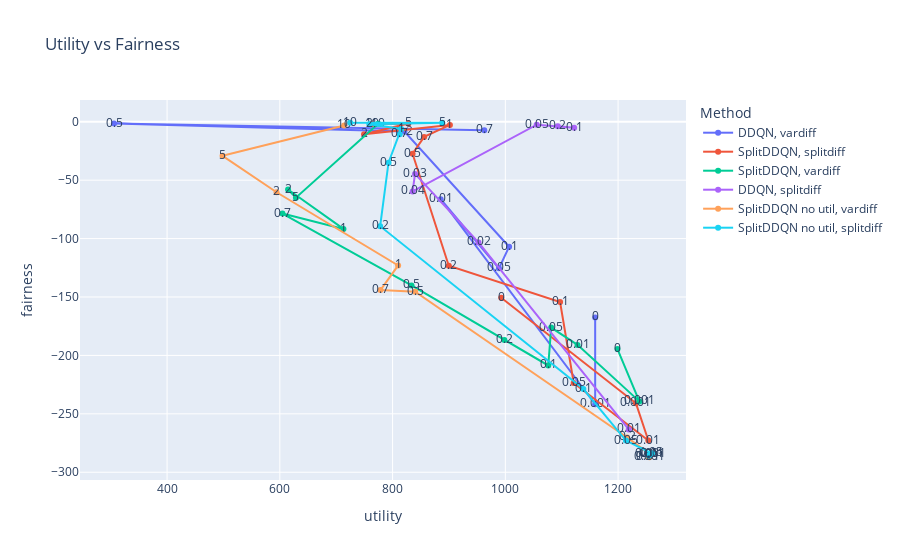
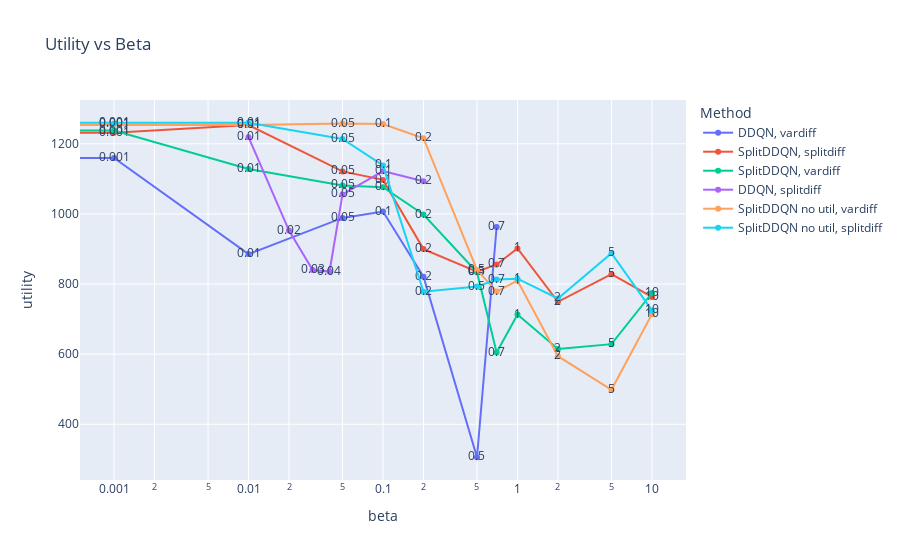

The code cell stored with these charts, in order, in its notebook:
### Markdown cell above
# Base models 5000

### Code cell
# matthew/Results/Base/DDQN_variance_diff_both_5000m_50.csv
results = pd.read_csv("matthew/Results/Base/DDQN_variance_diff_both_5000m_50.csv")
results['Method'] = "DDQN, vardiff"
#matthew/Results/Base/DDQN_split_diff_both_5000m_50.csv
results1 = pd.read_csv("matthew/Results/Base/DDQN_split_diff_both_5000m_50.csv")
results1['Method'] = "DDQN, splitdiff"
#matthew/Results/Base/SplitDDQN_split_diff_both_5000m_50.csv
results2 = pd.read_csv("matthew/Results/Base/SplitDDQN_split_diff_both_5000m_50.csv")
results2['Method'] = "SplitDDQN, splitdiff"
#matthew/Results/Base/SplitDDQN_variance_diff_both_5000m_50.csv
results3 = pd.read_csv("matthew/Results/Base/SplitDDQN_variance_diff_both_5000m_50.csv")
results3['Method'] = "SplitDDQN, vardiff"
#matthew/Results/Base/SplitDDQN_variance_diff_5000m_50.csv
results4 = pd.read_csv("matthew/Results/Base/SplitDDQN_variance_diff_5000m_50.csv")
results4['Method'] = "SplitDDQN no util, vardiff"
#matthew/Results/Base/SplitDDQN_split_diff_5000m_50.csv
results5 = pd.read_csv("matthew/Results/Base/SplitDDQN_split_diff_5000m_50.csv")
results5['Method'] = "SplitDDQN no util, splitdiff"
#Combine
results = pd.concat([results, results2, results3, results1, results4, results5], ignore_index=True)
results['base_beta'] = results['base_beta'].round(6)
results['beta'] = results['beta'].round(6)
#plot utility vs fairness
fig = px.line(results, x="utility", y="fairness", color='Method', title="Utility vs Fairness", text='beta')
fig.show()

#plot utility vs beta(log scale)
fig = px.line(results, x="beta", y="utility", color='Method', title="Utility vs Beta", text='base_beta', log_x=True)
fig.show()

#plot fairness vs beta(log scale)
fig = px.line(results, x="beta", y="fairness", color='Method', title="Fairness vs Beta", text='base_beta', log_x=True)
fig.show()

### Figure 1 — Plotly figure (JSON) as saved in the notebook; plotly's stock layout.template omitted (floating-point values rounded to 4 significant figures)
{"data": [{"hovertemplate": "Method=DDQN, vardiff<br>utility=%{x}<br>fairness=%{y}<br>beta=%{text}<extra></extra>", "legendgroup": "DDQN, vardiff", "line": {"color": "#636efa", "dash": "solid"}, "marker": {"symbol": "circle"}, "mode": "markers+lines+text", "name": "DDQN, vardiff", "orientation": "v", "showlegend": true, "text": [0, 0.001, 0.01, 0.05, 0.1, 0.2, 0.5, 0.7], "type": "scatter", "x": [1159.0, 1159.0, 885.3, 988.7, 1007.0, 821.1, 306.0, 962.7], "xaxis": "x", "y": [-167.5, -241.8, -66.27, -125.4, -107.0, -8.363, -1.582, -7.258], "yaxis": "y"}, {"hovertemplate": "Method=SplitDDQN, splitdiff<br>utility=%{x}<br>fairness=%{y}<br>beta=%{text}<extra></extra>", "legendgroup": "SplitDDQN, splitdiff", "line": {"color": "#EF553B", "dash": "solid"}, "marker": {"symbol": "circle"}, "mode": "markers+lines+text", "name": "SplitDDQN, splitdiff", "orientation": "v", "showlegend": true, "text": [0, 0.001, 0.01, 0.05, 0.1, 0.2, 0.5, 0.7, 1, 2, 5, 10], "type": "scatter", "x": [992.7, 1232.0, 1254.0, 1121.0, 1097.0, 899.7, 835.4, 856.0, 901.7, 749.4, 828.2, 763.2], "xaxis": "x", "y": [-150.6, -241.0, -272.8, -223.6, -154.2, -123.3, -27.35, -12.95, -2.698, -10.76, -1.426, -1.94], "yaxis": "y"}, {"hovertemplate": "Method=SplitDDQN, vardiff<br>utility=%{x}<br>fairness=%{y}<br>beta=%{text}<extra></extra>", "legendgroup": "SplitDDQN, vardiff", "line": {"color": "#00cc96", "dash": "solid"}, "marker": {"symbol": "circle"}, "mode": "markers+lines+text", "name": "SplitDDQN, vardiff", "orientation": "v", "showlegend": true, "text": [0, 0.001, 0.01, 0.05, 0.1, 0.2, 0.5, 0.7, 1, 2, 5, 10], "type": "scatter", "x": [1199.0, 1238.0, 1128.0, 1081.0, 1076.0, 998.3, 833.6, 604.7, 712.8, 614.6, 628.6, 774.4], "xaxis": "x", "y": [-194.5, -239.3, -191.0, -176.2, -208.6, -186.8, -140.1, -78.56, -91.73, -58.0, -64.96, -1.621], "yaxis": "y"}, {"hovertemplate": "Method=DDQN, splitdiff<br>utility=%{x}<br>fairness=%{y}<br>beta=%{text}<extra></extra>", "legendgroup": "DDQN, splitdiff", "line": {"color": "#ab63fa", "dash": "solid"}, "marker": {"symbol": "circle"}, "mode": "markers+lines+text", "name": "DDQN, splitdiff", "orientation": "v", "showlegend": true, "text": [0.01, 0.02, 0.03, 0.04, 0.05, 0.1, 0.2], "type": "scatter", "x": [1219.0, 952.4, 839.8, 835.6, 1056.0, 1122.0, 1093.0], "xaxis": "x", "y": [-263.4, -103.3, -44.62, -59.68, -2.495, -5.207, -3.809], "yaxis": "y"}, {"hovertemplate": "Method=SplitDDQN no util, vardiff<br>utility=%{x}<br>fairness=%{y}<br>beta=%{text}<extra></extra>", "legendgroup": "SplitDDQN no util, vardiff", "line": {"color": "#FFA15A", "dash": "solid"}, "marker": {"symbol": "circle"}, "mode": "markers+lines+text", "name": "SplitDDQN no util, vardiff", "orientation": "v", "showlegend": true, "text": [0, 0.001, 0.01, 0.05, 0.1, 0.2, 0.5, 0.7, 1, 2, 5, 10], "type": "scatter", "x": [1255.0, 1256.0, 1254.0, 1258.0, 1256.0, 1216.0, 840.1, 778.5, 809.8, 594.2, 498.4, 714.2], "xaxis": "x", "y": [-285.6, -287.2, -286.8, -283.9, -284.3, -270.2, -145.4, -144.1, -123.0, -60.36, -29.16, -3.189], "yaxis": "y"}, {"hovertemplate": "Method=SplitDDQN no util, splitdiff<br>utility=%{x}<br>fairness=%{y}<br>beta=%{text}<extra></extra>", "legendgroup": "SplitDDQN no util, splitdiff", "line": {"color": "#19d3f3", "dash": "solid"}, "marker": {"symbol": "circle"}, "mode": "markers+lines+text", "name": "SplitDDQN no util, splitdiff", "orientation": "v", "showlegend": true, "text": [0, 0.001, 0.01, 0.05, 0.1, 0.2, 0.5, 0.7, 1, 2, 5, 10], "type": "scatter", "x": [1255.0, 1258.0, 1260.0, 1214.0, 1138.0, 778.0, 792.8, 812.7, 815.2, 758.9, 888.0, 724.8], "xaxis": "x", "y": [-285.6, -284.0, -284.0, -272.9, -228.8, -89.36, -35.03, -10.76, -6.101, -2.126, -0.8663, -0.8452], "yaxis": "y"}], "layout": {"legend": {"title": {"text": "Method"}, "tracegroupgap": 0}, "title": {"text": "Utility vs Fairness"}, "xaxis": {"anchor": "y", "domain": [0, 1], "title": {"text": "utility"}}, "yaxis": {"anchor": "x", "domain": [0, 1], "title": {"text": "fairness"}}}}

### Figure 2 — Plotly figure (JSON) as saved in the notebook; plotly's stock layout.template omitted (floating-point values rounded to 4 significant figures)
{"data": [{"hovertemplate": "Method=DDQN, vardiff<br>beta=%{x}<br>utility=%{y}<br>base_beta=%{text}<extra></extra>", "legendgroup": "DDQN, vardiff", "line": {"color": "#636efa", "dash": "solid"}, "marker": {"symbol": "circle"}, "mode": "markers+lines+text", "name": "DDQN, vardiff", "orientation": "v", "showlegend": true, "text": [0, 0.001, 0.01, 0.05, 0.1, 0.2, 0.5, 0.7], "type": "scatter", "x": [0, 0.001, 0.01, 0.05, 0.1, 0.2, 0.5, 0.7], "xaxis": "x", "y": [1159.0, 1159.0, 885.3, 988.7, 1007.0, 821.1, 306.0, 962.7], "yaxis": "y"}, {"hovertemplate": "Method=SplitDDQN, splitdiff<br>beta=%{x}<br>utility=%{y}<br>base_beta=%{text}<extra></extra>", "legendgroup": "SplitDDQN, splitdiff", "line": {"color": "#EF553B", "dash": "solid"}, "marker": {"symbol": "circle"}, "mode": "markers+lines+text", "name": "SplitDDQN, splitdiff", "orientation": "v", "showlegend": true, "text": [0, 0.001, 0.01, 0.05, 0.1, 0.2, 0.5, 0.7, 1, 2, 5, 10], "type": "scatter", "x": [0, 0.001, 0.01, 0.05, 0.1, 0.2, 0.5, 0.7, 1, 2, 5, 10], "xaxis": "x", "y": [992.7, 1232.0, 1254.0, 1121.0, 1097.0, 899.7, 835.4, 856.0, 901.7, 749.4, 828.2, 763.2], "yaxis": "y"}, {"hovertemplate": "Method=SplitDDQN, vardiff<br>beta=%{x}<br>utility=%{y}<br>base_beta=%{text}<extra></extra>", "legendgroup": "SplitDDQN, vardiff", "line": {"color": "#00cc96", "dash": "solid"}, "marker": {"symbol": "circle"}, "mode": "markers+lines+text", "name": "SplitDDQN, vardiff", "orientation": "v", "showlegend": true, "text": [0, 0.001, 0.01, 0.05, 0.1, 0.2, 0.5, 0.7, 1, 2, 5, 10], "type": "scatter", "x": [0, 0.001, 0.01, 0.05, 0.1, 0.2, 0.5, 0.7, 1, 2, 5, 10], "xaxis": "x", "y": [1199.0, 1238.0, 1128.0, 1081.0, 1076.0, 998.3, 833.6, 604.7, 712.8, 614.6, 628.6, 774.4], "yaxis": "y"}, {"hovertemplate": "Method=DDQN, splitdiff<br>beta=%{x}<br>utility=%{y}<br>base_beta=%{text}<extra></extra>", "legendgroup": "DDQN, splitdiff", "line": {"color": "#ab63fa", "dash": "solid"}, "marker": {"symbol": "circle"}, "mode": "markers+lines+text", "name": "DDQN, splitdiff", "orientation": "v", "showlegend": true, "text": [0.01, 0.02, 0.03, 0.04, 0.05, 0.1, 0.2], "type": "scatter", "x": [0.01, 0.02, 0.03, 0.04, 0.05, 0.1, 0.2], "xaxis": "x", "y": [1219.0, 952.4, 839.8, 835.6, 1056.0, 1122.0, 1093.0], "yaxis": "y"}, {"hovertemplate": "Method=SplitDDQN no util, vardiff<br>beta=%{x}<br>utility=%{y}<br>base_beta=%{text}<extra></extra>", "legendgroup": "SplitDDQN no util, vardiff", "line": {"color": "#FFA15A", "dash": "solid"}, "marker": {"symbol": "circle"}, "mode": "markers+lines+text", "name": "SplitDDQN no util, vardiff", "orientation": "v", "showlegend": true, "text": [0, 0.001, 0.01, 0.05, 0.1, 0.2, 0.5, 0.7, 1, 2, 5, 10], "type": "scatter", "x": [0, 0.001, 0.01, 0.05, 0.1, 0.2, 0.5, 0.7, 1, 2, 5, 10], "xaxis": "x", "y": [1255.0, 1256.0, 1254.0, 1258.0, 1256.0, 1216.0, 840.1, 778.5, 809.8, 594.2, 498.4, 714.2], "yaxis": "y"}, {"hovertemplate": "Method=SplitDDQN no util, splitdiff<br>beta=%{x}<br>utility=%{y}<br>base_beta=%{text}<extra></extra>", "legendgroup": "SplitDDQN no util, splitdiff", "line": {"color": "#19d3f3", "dash": "solid"}, "marker": {"symbol": "circle"}, "mode": "markers+lines+text", "name": "SplitDDQN no util, splitdiff", "orientation": "v", "showlegend": true, "text": [0, 0.001, 0.01, 0.05, 0.1, 0.2, 0.5, 0.7, 1, 2, 5, 10], "type": "scatter", "x": [0, 0.001, 0.01, 0.05, 0.1, 0.2, 0.5, 0.7, 1, 2, 5, 10], "xaxis": "x", "y": [1255.0, 1258.0, 1260.0, 1214.0, 1138.0, 778.0, 792.8, 812.7, 815.2, 758.9, 888.0, 724.8], "yaxis": "y"}], "layout": {"legend": {"title": {"text": "Method"}, "tracegroupgap": 0}, "title": {"text": "Utility vs Beta"}, "xaxis": {"anchor": "y", "domain": [0, 1], "title": {"text": "beta"}, "type": "log"}, "yaxis": {"anchor": "x", "domain": [0, 1], "title": {"text": "utility"}}}}
